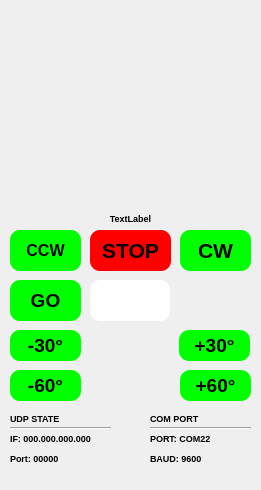
<?xml version="1.0" encoding="UTF-8"?>
<ui version="4.0">
 <class>MainWindow</class>
 <widget class="QMainWindow" name="MainWindow">
  <property name="geometry">
   <rect>
    <x>0</x>
    <y>0</y>
    <width>261</width>
    <height>490</height>
   </rect>
  </property>
  <property name="sizePolicy">
   <sizepolicy hsizetype="Fixed" vsizetype="Fixed">
    <horstretch>0</horstretch>
    <verstretch>0</verstretch>
   </sizepolicy>
  </property>
  <property name="focusPolicy">
   <enum>Qt::StrongFocus</enum>
  </property>
  <property name="windowTitle">
   <string>ROTATE IT!</string>
  </property>
  <property name="autoFillBackground">
   <bool>false</bool>
  </property>
  <property name="toolButtonStyle">
   <enum>Qt::ToolButtonIconOnly</enum>
  </property>
  <property name="documentMode">
   <bool>false</bool>
  </property>
  <property name="tabShape">
   <enum>QTabWidget::Rounded</enum>
  </property>
  <widget class="QWidget" name="centralwidget">
   <widget class="Compasswidget" name="Compasswidget" native="true">
    <property name="geometry">
     <rect>
      <x>10</x>
      <y>0</y>
      <width>241</width>
      <height>211</height>
     </rect>
    </property>
    <property name="maximumSize">
     <size>
      <width>341</width>
      <height>341</height>
     </size>
    </property>
    <property name="baseSize">
     <size>
      <width>341</width>
      <height>341</height>
     </size>
    </property>
    <property name="styleSheet">
     <string notr="true"/>
    </property>
   </widget>
   <widget class="QPushButton" name="ccw">
    <property name="geometry">
     <rect>
      <x>10</x>
      <y>230</y>
      <width>71</width>
      <height>41</height>
     </rect>
    </property>
    <property name="font">
     <font>
      <pointsize>12</pointsize>
      <weight>75</weight>
      <bold>true</bold>
     </font>
    </property>
    <property name="styleSheet">
     <string notr="true">background: lime;border-radius: 10px;</string>
    </property>
    <property name="text">
     <string>CCW</string>
    </property>
   </widget>
   <widget class="QPushButton" name="stop">
    <property name="geometry">
     <rect>
      <x>90</x>
      <y>230</y>
      <width>81</width>
      <height>41</height>
     </rect>
    </property>
    <property name="font">
     <font>
      <pointsize>16</pointsize>
      <weight>75</weight>
      <bold>true</bold>
     </font>
    </property>
    <property name="styleSheet">
     <string notr="true">background: red;border-radius: 10px;</string>
    </property>
    <property name="text">
     <string>STOP</string>
    </property>
   </widget>
   <widget class="QPushButton" name="cw">
    <property name="geometry">
     <rect>
      <x>180</x>
      <y>230</y>
      <width>71</width>
      <height>41</height>
     </rect>
    </property>
    <property name="font">
     <font>
      <pointsize>16</pointsize>
      <weight>75</weight>
      <bold>true</bold>
     </font>
    </property>
    <property name="styleSheet">
     <string notr="true">background: lime;border-radius: 10px;</string>
    </property>
    <property name="text">
     <string>CW</string>
    </property>
   </widget>
   <widget class="QPushButton" name="go">
    <property name="geometry">
     <rect>
      <x>10</x>
      <y>280</y>
      <width>71</width>
      <height>41</height>
     </rect>
    </property>
    <property name="font">
     <font>
      <pointsize>14</pointsize>
      <weight>75</weight>
      <bold>true</bold>
     </font>
    </property>
    <property name="focusPolicy">
     <enum>Qt::StrongFocus</enum>
    </property>
    <property name="styleSheet">
     <string notr="true">background: lime;border-radius: 10px;</string>
    </property>
    <property name="text">
     <string>GO</string>
    </property>
   </widget>
   <widget class="QLineEdit" name="goToHedding">
    <property name="geometry">
     <rect>
      <x>90</x>
      <y>280</y>
      <width>80</width>
      <height>41</height>
     </rect>
    </property>
    <property name="font">
     <font>
      <pointsize>24</pointsize>
      <weight>75</weight>
      <bold>true</bold>
     </font>
    </property>
    <property name="focusPolicy">
     <enum>Qt::StrongFocus</enum>
    </property>
    <property name="styleSheet">
     <string notr="true">border-radius: 10px;</string>
    </property>
    <property name="inputMask">
     <string>###</string>
    </property>
    <property name="text">
     <string/>
    </property>
    <property name="cursorPosition">
     <number>0</number>
    </property>
   </widget>
   <widget class="QPushButton" name="minus10">
    <property name="geometry">
     <rect>
      <x>10</x>
      <y>330</y>
      <width>71</width>
      <height>31</height>
     </rect>
    </property>
    <property name="font">
     <font>
      <pointsize>14</pointsize>
      <weight>75</weight>
      <bold>true</bold>
     </font>
    </property>
    <property name="styleSheet">
     <string notr="true">background: lime;border-radius: 10px;</string>
    </property>
    <property name="text">
     <string>-30°</string>
    </property>
   </widget>
   <widget class="QPushButton" name="pushButton_2">
    <property name="geometry">
     <rect>
      <x>10</x>
      <y>370</y>
      <width>71</width>
      <height>31</height>
     </rect>
    </property>
    <property name="font">
     <font>
      <pointsize>14</pointsize>
      <weight>75</weight>
      <bold>true</bold>
     </font>
    </property>
    <property name="styleSheet">
     <string notr="true">background: lime;border-radius: 10px;</string>
    </property>
    <property name="text">
     <string>-60°</string>
    </property>
   </widget>
   <widget class="QPushButton" name="pushButton_4">
    <property name="geometry">
     <rect>
      <x>179</x>
      <y>330</y>
      <width>71</width>
      <height>31</height>
     </rect>
    </property>
    <property name="font">
     <font>
      <pointsize>14</pointsize>
      <weight>75</weight>
      <bold>true</bold>
     </font>
    </property>
    <property name="styleSheet">
     <string notr="true">background: lime;border-radius: 10px;</string>
    </property>
    <property name="text">
     <string>+30°</string>
    </property>
   </widget>
   <widget class="QPushButton" name="pushButton_5">
    <property name="geometry">
     <rect>
      <x>180</x>
      <y>370</y>
      <width>71</width>
      <height>31</height>
     </rect>
    </property>
    <property name="font">
     <font>
      <pointsize>14</pointsize>
      <weight>75</weight>
      <bold>true</bold>
     </font>
    </property>
    <property name="styleSheet">
     <string notr="true">background: lime;border-radius: 10px;</string>
    </property>
    <property name="text">
     <string>+60°</string>
    </property>
   </widget>
   <widget class="QLabel" name="UdpServer">
    <property name="geometry">
     <rect>
      <x>10</x>
      <y>410</y>
      <width>111</width>
      <height>16</height>
     </rect>
    </property>
    <property name="font">
     <font>
      <pointsize>7</pointsize>
      <weight>75</weight>
      <bold>true</bold>
     </font>
    </property>
    <property name="text">
     <string>UDP STATE</string>
    </property>
   </widget>
   <widget class="QLabel" name="IfLabel">
    <property name="geometry">
     <rect>
      <x>10</x>
      <y>430</y>
      <width>111</width>
      <height>16</height>
     </rect>
    </property>
    <property name="font">
     <font>
      <pointsize>7</pointsize>
      <weight>75</weight>
      <bold>true</bold>
     </font>
    </property>
    <property name="text">
     <string>IF: 000.000.000.000</string>
    </property>
   </widget>
   <widget class="QLabel" name="PortLabel">
    <property name="geometry">
     <rect>
      <x>10</x>
      <y>450</y>
      <width>71</width>
      <height>16</height>
     </rect>
    </property>
    <property name="font">
     <font>
      <pointsize>7</pointsize>
      <weight>75</weight>
      <bold>true</bold>
     </font>
    </property>
    <property name="text">
     <string>Port: 00000</string>
    </property>
   </widget>
   <widget class="Line" name="line_3">
    <property name="geometry">
     <rect>
      <x>150</x>
      <y>420</y>
      <width>101</width>
      <height>16</height>
     </rect>
    </property>
    <property name="orientation">
     <enum>Qt::Horizontal</enum>
    </property>
   </widget>
   <widget class="QLabel" name="UdpServer_2">
    <property name="geometry">
     <rect>
      <x>150</x>
      <y>410</y>
      <width>101</width>
      <height>16</height>
     </rect>
    </property>
    <property name="font">
     <font>
      <pointsize>7</pointsize>
      <weight>75</weight>
      <bold>true</bold>
     </font>
    </property>
    <property name="text">
     <string>COM PORT</string>
    </property>
   </widget>
   <widget class="Line" name="line_4">
    <property name="geometry">
     <rect>
      <x>10</x>
      <y>420</y>
      <width>101</width>
      <height>16</height>
     </rect>
    </property>
    <property name="orientation">
     <enum>Qt::Horizontal</enum>
    </property>
   </widget>
   <widget class="QLabel" name="ComPort">
    <property name="geometry">
     <rect>
      <x>150</x>
      <y>430</y>
      <width>101</width>
      <height>16</height>
     </rect>
    </property>
    <property name="font">
     <font>
      <pointsize>7</pointsize>
      <weight>75</weight>
      <bold>true</bold>
     </font>
    </property>
    <property name="text">
     <string>PORT: COM22</string>
    </property>
   </widget>
   <widget class="QLabel" name="ComPortBaud">
    <property name="geometry">
     <rect>
      <x>150</x>
      <y>450</y>
      <width>101</width>
      <height>16</height>
     </rect>
    </property>
    <property name="font">
     <font>
      <pointsize>7</pointsize>
      <weight>75</weight>
      <bold>true</bold>
     </font>
    </property>
    <property name="text">
     <string>BAUD: 9600</string>
    </property>
   </widget>
   <widget class="QLabel" name="RotDetails">
    <property name="geometry">
     <rect>
      <x>10</x>
      <y>210</y>
      <width>241</width>
      <height>16</height>
     </rect>
    </property>
    <property name="font">
     <font>
      <pointsize>7</pointsize>
      <weight>75</weight>
      <bold>true</bold>
     </font>
    </property>
    <property name="text">
     <string>TextLabel</string>
    </property>
    <property name="alignment">
     <set>Qt::AlignCenter</set>
    </property>
   </widget>
  </widget>
  <widget class="QMenuBar" name="menubar">
   <property name="geometry">
    <rect>
     <x>0</x>
     <y>0</y>
     <width>261</width>
     <height>21</height>
    </rect>
   </property>
  </widget>
 </widget>
 <customwidgets>
  <customwidget>
   <class>Compasswidget</class>
   <extends>QWidget</extends>
   <header>Compasswidget.h</header>
   <container>1</container>
  </customwidget>
 </customwidgets>
 <resources/>
 <connections/>
</ui>
